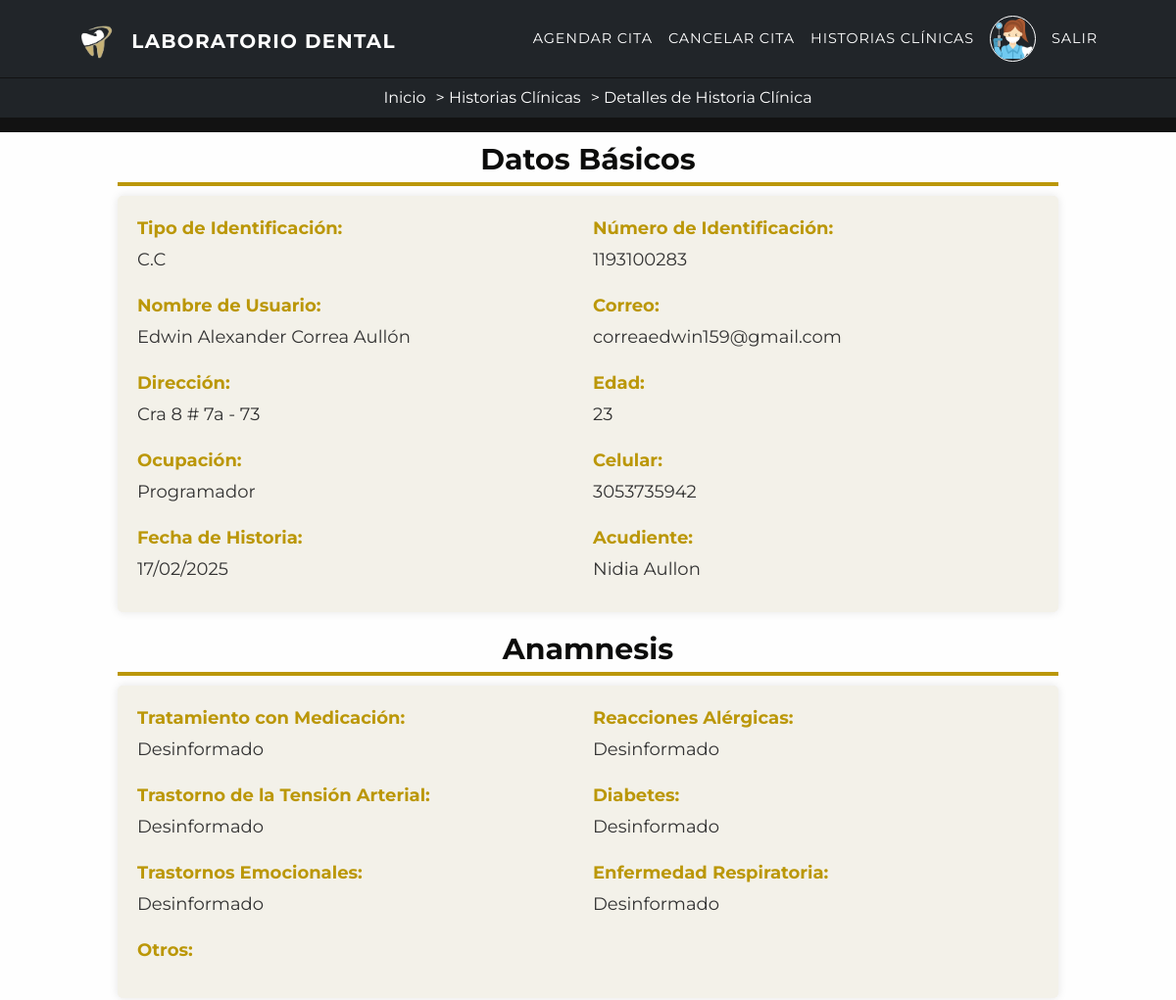
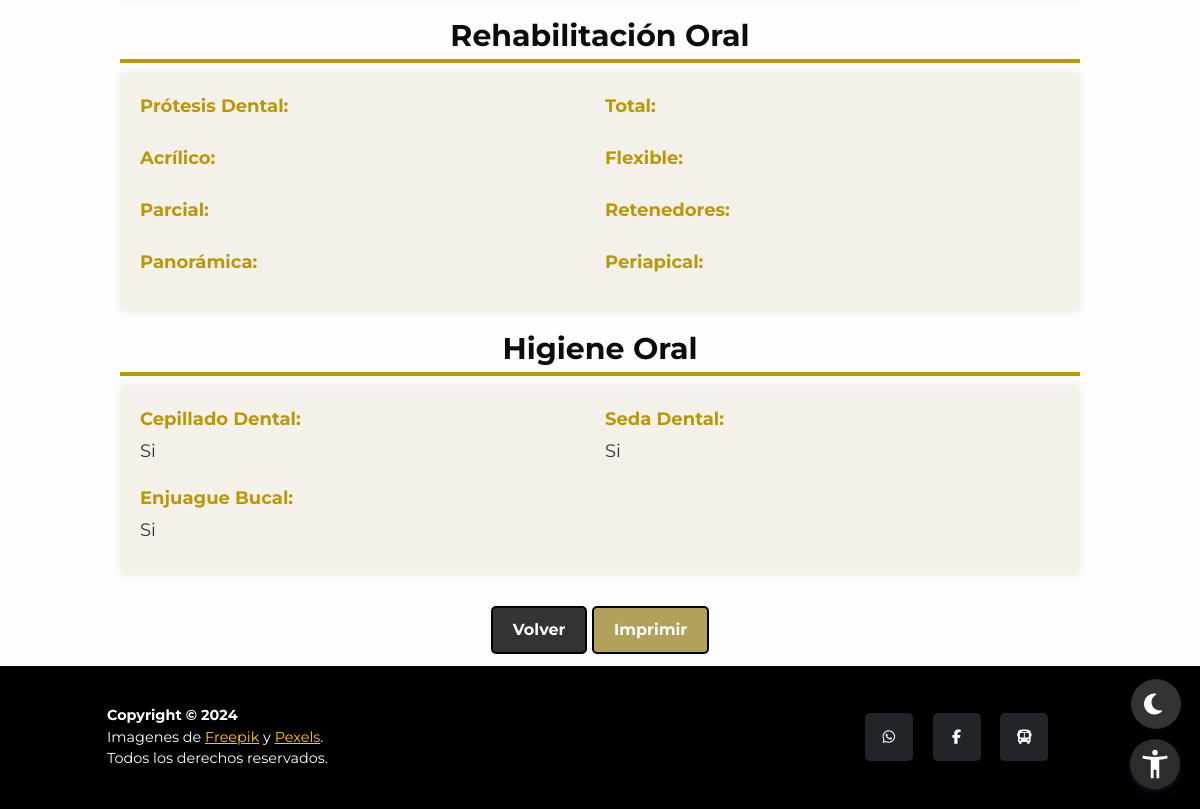
The page /ver-historias/1 (signed in) on the database its author committed (2 pictures, top to bottom).
### inicio/models.py (models this page shows, shortened)
class Valoracion(models.Model):
    OPCIONES_SI_NO_NO_SABE = (
        (1, 'Si'),
        (2, 'No'),
        (3, 'Desinformado'),
    )
    OPCIONES_SI_NO = (
        (1, 'Si'),
        (2, 'No'),
    )
    user = models.ForeignKey(UserProfile, on_delete=models.CASCADE)
    nombre = models.CharField(max_length=150, blank=True)
    documento = models.CharField(max_length=50, blank=True)
    fecha_historia = models.DateField(null=True, blank=True)
    tratamiento_medicacion = models.PositiveSmallIntegerField(choices=OPCIONES_SI_NO_NO_SABE, default=3)
    reacciones_alergicas = models.PositiveSmallIntegerField(choices=OPCIONES_SI_NO_NO_SABE, default=3)
    transtorno_tension_arterial = models.PositiveSmallIntegerField(choices=OPCIONES_SI_NO_NO_SABE, default=3)
    diabetes = models.PositiveSmallIntegerField(choices=OPCIONES_SI_NO_NO_SABE, default=3)
    transtornos_emocionales = models.PositiveSmallIntegerField(choices=OPCIONES_SI_NO_NO_SABE, default=3)
    enfermedad_respiratoria = models.PositiveSmallIntegerField(choices=OPCIONES_SI_NO_NO_SABE, default=3)
    otros = models.CharField(max_length=100, blank=True)
    protesis_dental = models.CharField(max_length=100, blank=True)
    total = models.CharField(max_length=100, blank=True)
    acrilico = models.CharField(max_length=100, blank=True)
    flexible = models.CharField(max_length=100, blank=True)
    parcial = models.CharField(max_length=100, blank=True)
    retenedores = models.CharField(max_length=100, blank=True)
    panoramica = models.CharField(max_length=100, blank=True)
    periapical = models.CharField(max_length=100, blank=True)
    cepillado_dental = models.PositiveSmallIntegerField(choices=OPCIONES_SI_NO)
    seda_dental = models.PositiveSmallIntegerField(choices=OPCIONES_SI_NO)
    enjuague_bucal = models.PositiveSmallIntegerField(choices=OPCIONES_SI_NO)

class UserProfile(AbstractBaseUser, PermissionsMixin):
    TIPO_CHOICES = (
        (1, 'T.I'),
        (2, 'C.C'),
        (3, 'C.E'),
        (4, 'C.I'),
    )
    tipo = models.PositiveSmallIntegerField(choices=TIPO_CHOICES, default=2)
    documento = models.IntegerField(unique=True, validators=[validate_document_length])
    nombre = models.CharField(max_length=50)
    imagen = models.ImageField(upload_to='imagenes/', blank=True, null=True)
    direccion = models.CharField(max_length=100, null=True, blank=True)
    correo = models.EmailField(max_length=100, null=True, blank=True)
    ocupacion = models.CharField(max_length=50, null=True, blank=True)
    celular = models.CharField(max_length=15, null=True, blank=True)
    acudiente = models.CharField(max_length=50, null=True, blank=True)
    edad = models.PositiveSmallIntegerField(null=True, blank=True)
    is_active = models.BooleanField(default=True, null=True, blank=True)
    is_admin = models.BooleanField(default=False, null=True, blank=True)
    is_superuser = models.BooleanField(default=False, null=True, blank=True)
    is_staff = models.BooleanField(default=False)
    objects = UserProfileManager()
    USERNAME_FIELD = 'documento'
    REQUIRED_FIELDS = ['nombre', 'correo']

### historiaclinica/views.py (the view)
# urls.py: path('ver-historias/<int:id>', views.verhistorias, name="verhistorias"),
@never_cache
@login_required(login_url='acceso_denegado')
def verhistorias(request, id):
    historia = Valoracion.objects.select_related('user').get(id=id)
    return render(request, 'verhistorias.html', {'historia': historia})

### historiaclinica/templates/verhistorias.html (shortened to what this page needs)
{% extends 'inicio.html' %}
{% load static %}
{% block extra_css %}
<link rel="stylesheet" href="{% static 'css/ver_historias.css' %}?v1.7" />
{% endblock %}
{% block titulo %}
<a href="{% url 'listhistorias' %}" data-tooltip="Volver a la lista de historias clínicas">Historias Clínicas</a>&gt;
Detalles de Historia Clínica
{% endblock %}
{% block content %}
<div class="historia">
  <div class="imprimir">
    <div class="seccion">
      <h4>Datos Básicos</h4>
      <div class="grid-container">
        <div class="grid-item" data-tooltip="Tipo de identificación del paciente">
          <label>Tipo de Identificación:</label><span>{{ historia.user.get_tipo_display }}</span>
        </div>
        <div class="grid-item" data-tooltip="Número de identificación del paciente">
          <label>Número de Identificación:</label><span>{{ historia.user.documento }}</span>
        </div>
        <div class="grid-item" data-tooltip="Nombre del usuario asociado a la historia">
          <label>Nombre de Usuario:</label><span>{{ historia.user.nombre }}</span>
        </div>
        <div class="grid-item" data-tooltip="Correo electrónico del usuario">
          <label>Correo:</label><span>{{ historia.user.correo }}</span>
        </div>
        <div class="grid-item" data-tooltip="Dirección de residencia del usuario">
          <label>Dirección:</label><span>{{ historia.user.direccion }}</span>
        </div>
        <div class="grid-item" data-tooltip="Edad del paciente">
          <label>Edad:</label><span>{{ historia.user.edad }}</span>
        </div>
        <div class="grid-item" data-tooltip="Ocupación del paciente">
          <label>Ocupación:</label><span>{{ historia.user.ocupacion }}</span>
        </div>
        <div class="grid-item" data-tooltip="Número de celular del usuario">
          <label>Celular:</label><span>{{ historia.user.celular }}</span>
        </div>
        <div class="grid-item" data-tooltip="Fecha de la historia clínica">
          <label>Fecha de Historia:</label><span>{{ historia.fecha_historia|date:"d/m/Y" }}</span>
        </div>
        <div class="grid-item" data-tooltip="Nombre del acudiente, si aplica">
          <label>Acudiente:</label><span>{{ historia.user.acudiente }}</span>
        </div>
      </div>
    </div>
    <div class="seccion">
      <h4>Anamnesis</h4>
      <div class="grid-container">
        <div class="grid-item" data-tooltip="Tratamiento con medicación actual">
          <label>Tratamiento con Medicación:</label><span>{{ historia.get_tratamiento_medicacion_display }}</span>
        </div>
        <div class="grid-item" data-tooltip="Si hay reacciones alérgicas conocidas">
          <label>Reacciones Alérgicas:</label><span>{{ historia.get_reacciones_alergicas_display }}</span>
        </div>
        <div class="grid-item" data-tooltip="Historial de trastornos de tensión arterial">
          <label>Trastorno de la Tensión Arterial:</label><span>{{ historia.get_transtorno_tension_arterial_display }}</span>
        </div>
        <div class="grid-item" data-tooltip="Diagnóstico de diabetes">
          <label>Diabetes:</label><span>{{ historia.get_diabetes_display }}</span>
        </div>
        <div class="grid-item" data-tooltip="Historial de trastornos emocionales">
          <label>Trastornos Emocionales:</label><span>{{ historia.get_transtornos_emocionales_display }}</span>
        </div>
        <div class="grid-item" data-tooltip="Historial de enfermedad respiratoria">
          <label>Enfermedad Respiratoria:</label><span>{{ historia.get_enfermedad_respiratoria_display }}</span>
        </div>
        <div class="grid-item" data-tooltip="Otros comentarios o condiciones">
          <label>Otros:</label>
        </div>
      </div>
    </div>
    <div class="seccion">
      <h4>Rehabilitación Oral</h4>
      <div class="grid-container">
        <div class="grid-item" data-tooltip="Descripción de la prótesis dental">
          <label>Prótesis Dental:</label>
        </div>
        <div class="grid-item" data-tooltip="Costo total del tratamiento">
          <label>Total:</label>
        </div>
        <div class="grid-item" data-tooltip="Detalles sobre prótesis acrílicas">
          <label>Acrílico:</label>
        </div>
        <div class="grid-item" data-tooltip="Detalles sobre prótesis flexibles">
          <label>Flexible:</label>
        </div>
        <div class="grid-item" data-tooltip="Detalles sobre prótesis parciales">
          <label>Parcial:</label>
        </div>
        <div class="grid-item" data-tooltip="Detalles sobre retenedores">
          <label>Retenedores:</label>
        </div>
        <div class="grid-item" data-tooltip="Detalles sobre radiografía panorámica">
          <label>Panorámica:</label>
        </div>
        <div class="grid-item" data-tooltip="Detalles sobre radiografía periapical">
          <label>Periapical:</label>
        </div>
      </div>
    </div>
    <div class="seccion">
      <h4>Higiene Oral</h4>
      <div class="grid-container">
        <div class="grid-item" data-tooltip="Frecuencia de cepillado dental">
          <label>Cepillado Dental:</label><span>{{ historia.get_cepillado_dental_display }}</span>
        </div>
        <div class="grid-item" data-tooltip="Uso de seda dental">
          <label>Seda Dental:</label><span>{{ historia.get_seda_dental_display }}</span>
        </div>
        <div class="grid-item" data-tooltip="Uso de enjuague bucal">
          <label>Enjuague Bucal:</label><span>{{ historia.get_enjuague_bucal_display }}</span>
        </div>
      </div>
    </div>
  </div>
  <div class="btn no-print">
    <button class="btn btn-primary" onclick="window.history.back();"
      data-tooltip="Regresar a la lista de historias clínicas">
      Volver
    </button>
    <button class="btn btn-success" onclick="window.print();" data-tooltip="Imprimir la historia clínica">
      Imprimir
    </button>
  </div>
</div>
{% endblock %}

### static/css/styles.css (style rules this page uses)
:root { --primary-font: "Montserrat", -apple-system, BlinkMacSystemFont, "Segoe UI", Roboto, "Helvetica Neue", Arial, sans-serif, "Apple Color Emoji", "Segoe UI Emoji", "Segoe UI Symbol", "Noto Color Emoji"; }
* { margin: 0; padding: 0; box-sizing: border-box; }
body { display: flex; flex-direction: column; }
.historia { width: 80%; min-height: 85vh; display: flex; flex-direction: column; justify-content: center; margin: 0 auto; }
.breadcrumbs a { color: #ffffff; text-decoration: none; margin-right: 10px; transition: color 0.3s ease; }

### static/css/tablas.css (style rules this page uses)
.btn-success { background-color: #008a07; border: none; }
.btn-primary { background-color: #cab97d; border: none; padding: 10px 20px; font-weight: bold; transition: all 0.3s ease; }
.btn { padding: 8px 15px; border-radius: 5px; font-weight: bold; transition: all 0.3s ease; }

### static/css/ver_historias.css (style rules this page uses)
:root { --primary-color: #bb9708; --secondary-color: #8b7004a6; --text-color: #020202; --background-color: #fdfcf911; --grid-background-color: #f3f1e9; --highlight-color: #691511; --border-color: #333; --dark-background-color: #121212; --dark-text-color: #e0e0e0; --dark-grid-background-color: #1f1f1f; --dark-primary-color: #bb9708; --dark-secondary-color: #8b7004a6; }
body { background-color: var(--background-color); color: var(--text-color); margin: 0; padding: 0; }
h4 { font-size: 30px; color: #0c0c0b; margin-bottom: 10px; border-bottom: 4px solid var(--primary-color); padding-bottom: 5px; font-weight: bold; }
.seccion { margin-bottom: 20px; }
.grid-container { display: grid; grid-template-columns: repeat(2, 1fr); gap: 10px; background-color: var(--grid-background-color); padding: 20px; border-radius: 5px; box-shadow: 0 0 10px rgba(0, 0, 0, 0.1); }
.grid-item { display: flex; flex-direction: column; margin-bottom: 10px; font-size: 18px; }
.grid-item label { font-weight: bold; color: var(--primary-color); margin-bottom: 5px; }
.grid-item span { color: #333; }
.btn { padding: 10px 20px; border-radius: 5px; cursor: pointer; transition: all 0.3s ease; font-size: 1em; font-weight: bold; border: 2px solid transparent; }
.btn-success { background-color: var(--secondary-color); border: 2px solid var(--text-color); color: #fff; }
.btn-primary { background-color: var(--border-color); border: 2px solid var(--text-color); color: #fff; }

### rows shown on the page
Valoracion: user.tipo "C.C", user.documento "1193100283", user.nombre "Edwin Alexander Correa Aullón", user.correo "correaedwin159@gmail.com", user.direccion "Cra 8 # 7a - 73", user.edad "23", user.ocupacion "Programador", user.celular "3053735942", fecha_historia "17/02/2025", user.acudiente "Nidia Aullon", tratamiento_medicacion "Desinformado", reacciones_alergicas "Desinformado", transtorno_tension_arterial "Desinformado", diabetes "Desinformado", transtornos_emocionales "Desinformado", enfermedad_respiratoria "Desinformado", cepillado_dental "Si", seda_dental "Si", enjuague_bucal "Si"
